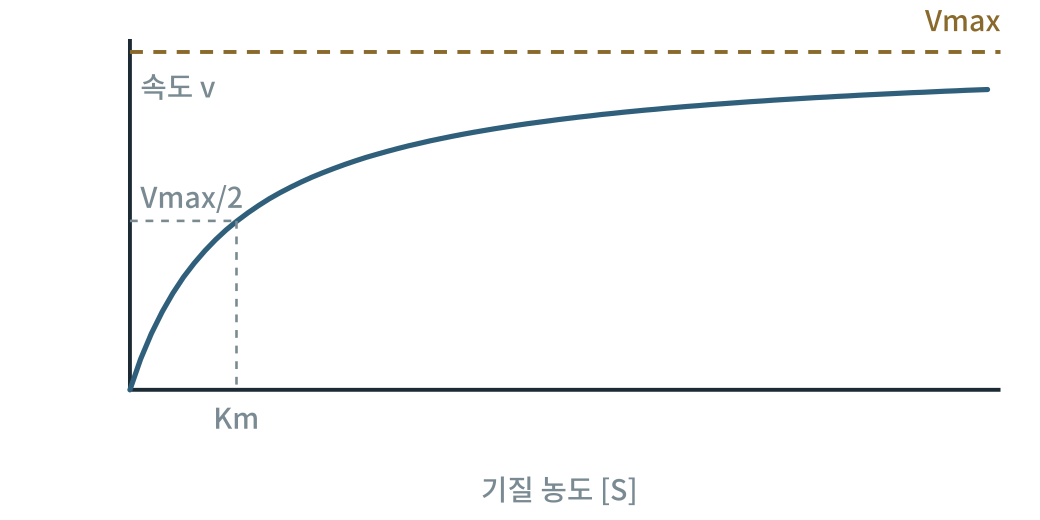
#> input picture obese2/figures2/out/그림40-1.png, 2079 x 1040 px (shown at 1/2 size)
$ python fig40-1.py
#> lines starting #> are read from the running program, lines starting #| are printed output that depends on the picture
### obese2/figures/scripts/figlib.py
# -*- coding: utf-8 -*-
"""생물·의학 대중서 그림 생성 라이브러리 (좌표 명시 SVG) — biofig_kit (원본: 「인삼과 암치유」 2026-09)

좌표계: viewBox 폭 800, 출력 폭 120mm  →  1단위 = 0.15mm = 0.425pt
  · 글자 최소 22단위(≈9.4pt).  book1.md 기준(700폭에서 18 = 8.2pt)보다 엄격하다.
  · 제목 26 이상, 수치 강조 28 이상 권장.
모든 글자의 예상 경계상자를 기록해 두었다가 save() 때
  ① 글자↔글자 겹침  ② 캔버스 밖 넘침  ③ 상자 넘침(tbox)  ④ 글자 위에 나중에 그린 불투명 도형
을 검사해 WARN에 쌓는다.  report()가 0건이어야 완성이다.

색 규칙(책 전체 통일, 흑백 인쇄에서도 명도 차로 구분):
  정상세포·일반구조 = BLUE 계열,  암세포 = WARM 계열,  면역세포 = GREEN 계열,
  인삼·진세노사이드 = GOLD 계열,  보조선·주석 = GRAY
"""
import os, math

UNIT_PT = 120.0 / 800 * 72 / 25.4
MIN_FS = 22
FONT = "'Noto Sans CJK KR',sans-serif"

INK    = '#1b2a33'
BLUE   = '#2f5f7a'; LBLUE = '#dbe7ee'; FILL = '#eef3f6'
GRAY   = '#7a8a92'; LGRAY = '#f2f4f5'; MGRAY = '#c9d1d5'
WARM   = '#9c4f2e'; LWARM = '#f3e3da'; MWARM = '#d9a48a'
GREEN  = '#3b6a4f'; LGREEN = '#e1ede5'; MGREEN = '#9cc0a9'
GOLD   = '#8a6a2c'; LGOLD = '#f3ead6'; MGOLD = '#d6bd84'
WHITE  = '#ffffff'

WARN = []


def _w(s, fs):
    """문자열 렌더링 폭 추정(단위). 한글·한자=1.0em, 영문·숫자=0.58em, 좁은 기호=0.32em"""
    t = 0.0
    for c in s:
        o = ord(c)
        if o > 0x1100 and not (0x2000 <= o <= 0x206f):
            t += 1.0
        elif c == ' ':
            t += 0.32
        elif c in 'ilj.,·|()[]:;\'"!':
            t += 0.32
        elif c in 'mwMW':
            t += 0.85
        else:
            t += 0.58
    return t * fs


def _ov(a, b):
    ix = min(a[2], b[2]) - max(a[0], b[0])
    iy = min(a[3], b[3]) - max(a[1], b[1])
    if ix <= 0 or iy <= 0:
        return 0.0
    sa = (a[2] - a[0]) * (a[3] - a[1]); sb = (b[2] - b[0]) * (b[3] - b[1])
    return ix * iy / max(1e-6, min(sa, sb))


class Fig:
    def __init__(self, name, h, w=800):
        self.name, self.w, self.h = name, w, h
        self.parts = []
        self.texts = []      # (box, s, order)
        self.shapes = []     # (box, order)  불투명 도형
        self.order = 0
        self.minfs = 999

    def _add(self, svg, box=None, opaque=False):
        self.parts.append(svg)
        if box and opaque:
            self.shapes.append((box, self.order))
        self.order += 1

    # ── 기본 도형 ──────────────────────────────────────────────
    # [17 lines left out: functions rect, circle, ellipse, not called in this run]

    def line(self, x1, y1, x2, y2, stroke=GRAY, sw=2, dash=None):
        d = f' stroke-dasharray="{dash}"' if dash else ''
        self._add(f'<line x1="{x1}" y1="{y1}" x2="{x2}" y2="{y2}" stroke="{stroke}" stroke-width="{sw}"{d}/>')

    def path(self, d, stroke=BLUE, sw=2.5, fill='none', dash=None, opacity=1):
        da = f' stroke-dasharray="{dash}"' if dash else ''
        op = f' opacity="{opacity}"' if opacity != 1 else ''
        self._add(f'<path d="{d}" fill="{fill}" stroke="{stroke}" stroke-width="{sw}" '
                  f'stroke-linejoin="round" stroke-linecap="round"{da}{op}/>')

    # [4 lines left out: function poly, not called in this run]

    def raw(self, svg):
        """직접 작성한 SVG 조각(겹침 검사 대상 아님 — 글자는 반드시 text()로 넣을 것)"""
        self._add(svg)

    def text(self, x, y, s, fs=24, weight=400, anchor='middle', color=INK, italic=False, check=True):
        if fs < MIN_FS:
            WARN.append(f'{self.name}: 글자 크기 {fs} < {MIN_FS} «{s[:20]}»')
            fs = MIN_FS
        self.minfs = min(self.minfs, fs)
        it = ' font-style="italic"' if italic else ''
        esc = s.replace('&', '&amp;').replace('<', '&lt;').replace('>', '&gt;')
        w = _w(s, fs)
        x0 = x - w / 2 if anchor == 'middle' else (x - w if anchor == 'end' else x)
        box = (x0, y - fs * 0.80, x0 + w, y + fs * 0.18)
        if check:
            self.texts.append((box, s, self.order))
        self._add(f'<text x="{x}" y="{y}" font-family="{FONT}" font-size="{fs}" font-weight="{weight}" '
                  f'text-anchor="{anchor}" fill="{color}"{it}>{esc}</text>')
        return box

    # [83 lines left out: functions lines, arrow, carrow, inhibit, tbox, callout and 3 more, not called in this run]

    # ── 저장 ──────────────────────────────────────────────────
    def _check(self):
        T = self.texts
        for i in range(len(T)):
            for j in range(i + 1, len(T)):
                r = _ov(T[i][0], T[j][0])
                if r > 0.06:
                    WARN.append(f'{self.name}: 글자 겹침 {r:.0%} «{T[i][1][:16]}» ↔ «{T[j][1][:16]}»')
        for box, s, o in T:
            if box[0] < 2 or box[2] > self.w - 2 or box[1] < 2 or box[3] > self.h - 2:
                WARN.append(f'{self.name}: 캔버스 넘침 «{s[:20]}» x{box[0]:.0f}~{box[2]:.0f} y{box[1]:.0f}~{box[3]:.0f}')
            for sb, so in self.shapes:
                if so > o and _ov(box, sb) > 0.25:
                    WARN.append(f'{self.name}: 글자가 나중 도형에 가려짐 «{s[:20]}»')

    def save(self, outdir):
        self._check()
        mm_h = self.h / self.w * 120
        svg = (f'<svg xmlns="http://www.w3.org/2000/svg" viewBox="0 0 {self.w} {self.h}" '
               f'width="120mm" height="{mm_h:.1f}mm">'
               f'<rect x="0" y="0" width="{self.w}" height="{self.h}" fill="#ffffff"/>'
               + ''.join(self.parts) + '</svg>')
        os.makedirs(outdir, exist_ok=True)
        open(os.path.join(outdir, self.name), 'w', encoding='utf-8').write(svg)
        return self.name, self.minfs * UNIT_PT


# [18 lines left out: functions point_in_poly, contain, not called in this run]


def report(prefix=''):
    W = [w for w in WARN if w.startswith(prefix)] if prefix else WARN
    if W:
        print(f'⚠ 경고 {len(W)}건:')
        for w in W:
            print('  ', w)
    else:
        print('✓ 겹침·넘침·글자크기 경고 0건')
    return len(W)

### obese2/figures2/scripts/fig40-1.py
# -*- coding: utf-8 -*-
import os, sys
sys.path.insert(0, os.path.dirname(os.path.abspath(__file__)))
import figlib as F
from figlib import Fig, INK, BLUE, LBLUE, GRAY, WARM, LWARM, GREEN, LGREEN, GOLD, LGOLD
here = os.path.dirname(os.path.abspath(__file__)); OUT = os.path.join(here, "..", "svg")
f = Fig('fig40-1.svg', 400)
f.line(100,30,100,300,INK,3); f.line(100,300,770,300,INK,3)
f.line(100,40,770,40,GOLD,3,'10 8')
pts=[]
for k in range(0,81):
    S=k/10.0; pts.append((100+S/8*660, 300-260*S/(1+S)))
d='M '+' L '.join(f'{x:.1f} {y:.1f}' for x,y in pts)
f.path(d,BLUE,4)
f.line(100,170,182,170,GRAY,2,'6 6'); f.line(182,170,182,300,GRAY,2,'6 6')
f.text(770,24,'Vmax',22,'normal','end',GOLD)
f.text(108,160,'Vmax/2',22,'normal','start',GRAY)
f.text(182,330,'Km',22,'normal','middle',GRAY)
f.text(430,385,'기질 농도 [S]',22,'normal','middle',GRAY)
f.text(108,75,'속도 v',22,'normal','start',GRAY)
print(f.save(OUT)); F.report()
import cairosvg
from PIL import Image
o = os.path.join(here, '..', 'out')
cairosvg.svg2png(url=os.path.join(OUT, 'fig40-1.svg'), write_to=os.path.join(o, '그림40-1.png'), output_width=2079, background_color='white')
#> (this line was passed over: cairosvg is not available in this run)
Image.open(os.path.join(o, '그림40-1.png')).convert('L').save(os.path.join(o, '그림40-1-흑백.png'))
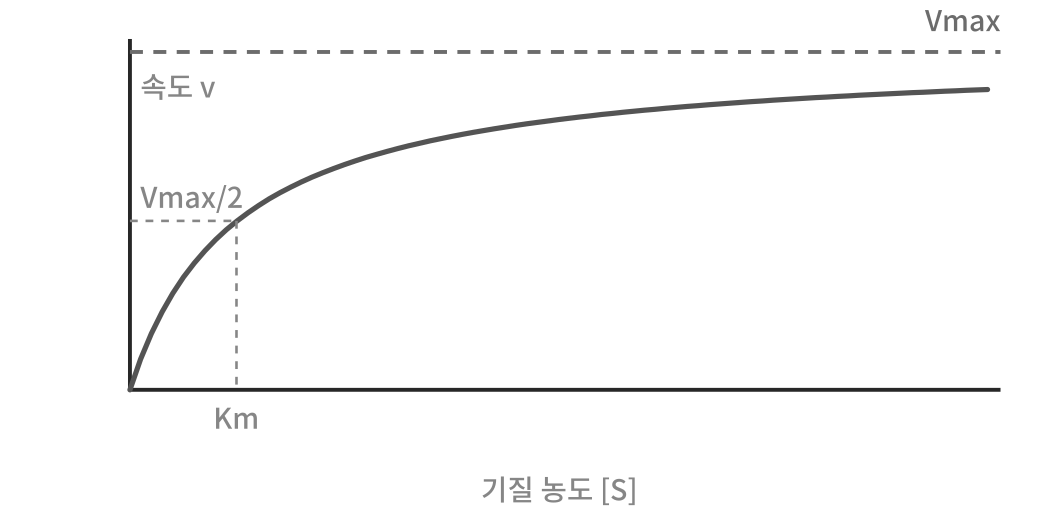
#> saved as 그림40-1-흑백.png: PIL image 2079x1040 L (shown at 1/2 size); min 39, max 255, mean 250.2

$ run again, with obese2/figures2/out/그림1-1.png copied over obese2/figures2/out/그림40-1.png
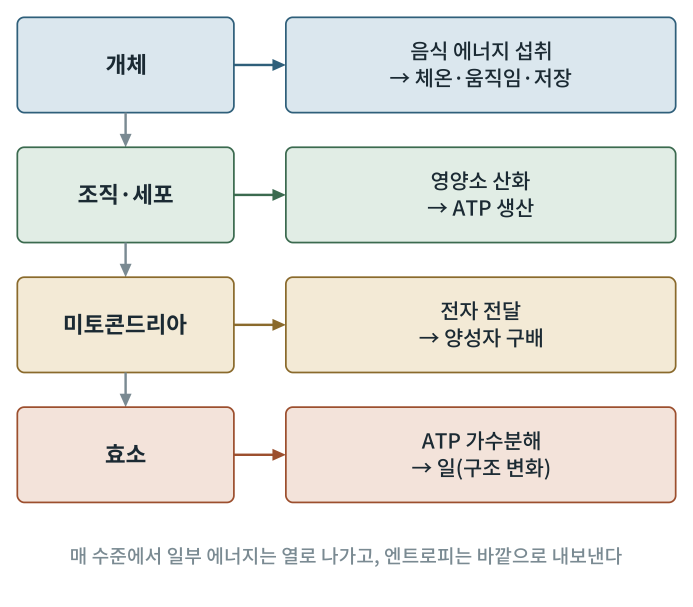
#> input picture obese2/figures2/out/그림1-1.png, 2079 x 1819 px (shown at 1/3 size)
#> `Image.open(os.path.join(o, '그림40-1.png')).convert('L').save(os.path.jo..`:
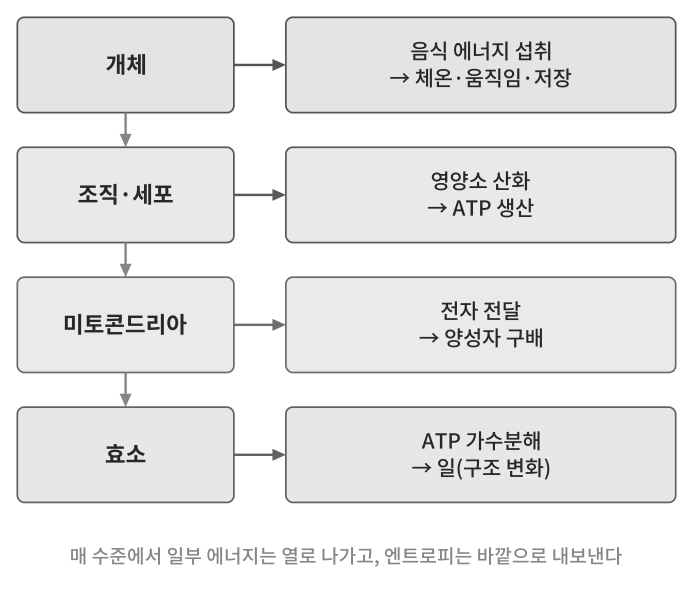
#> saved as 그림40-1-흑백.png: PIL image 2079x1819 L (shown at 1/3 size); min 39, max 255, mean 233.6

$ run again, with obese2/figures2/out/그림10-1.png copied over obese2/figures2/out/그림40-1.png
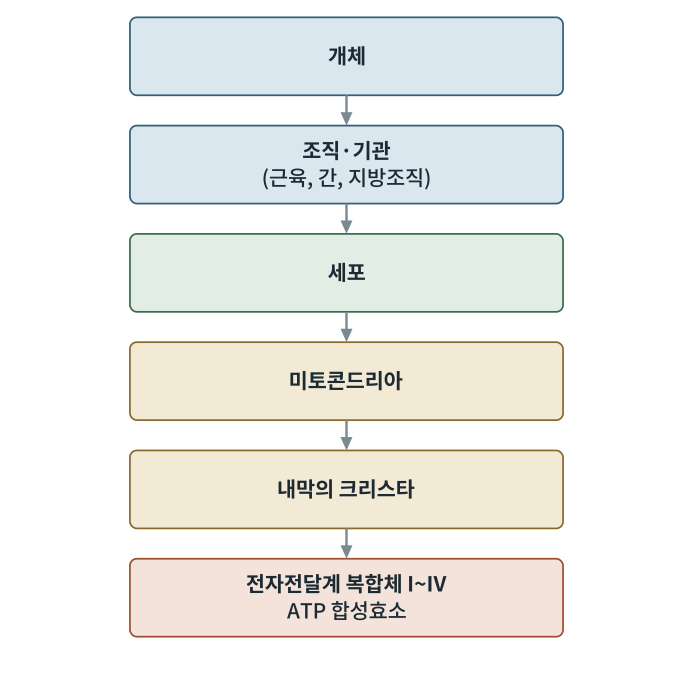
#> input picture obese2/figures2/out/그림10-1.png, 2079 x 2053 px (shown at 1/3 size)
#> `Image.open(os.path.join(o, '그림40-1.png')).convert('L').save(os.path.jo..`:
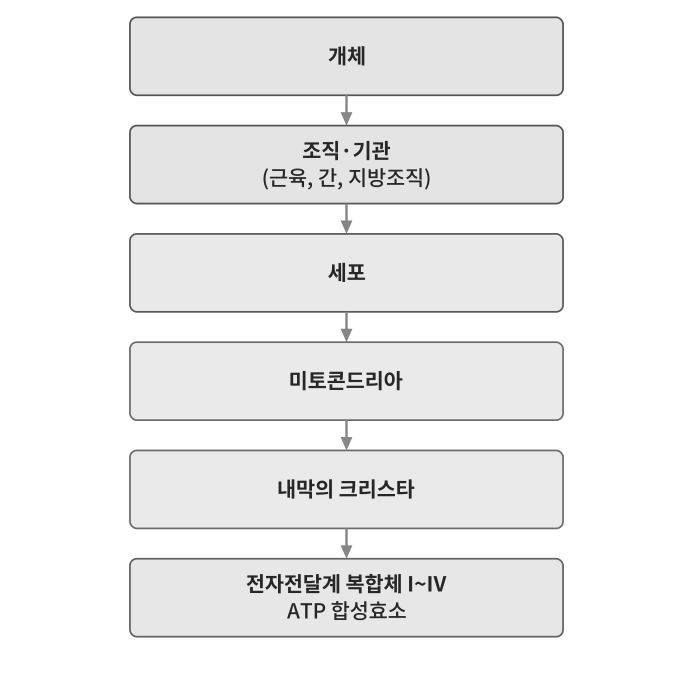
#> saved as 그림40-1-흑백.png: PIL image 2079x2053 L (shown at 1/3 size); min 39, max 255, mean 239.1

$ run again, with obese2/figures2/out/그림10-2.png copied over obese2/figures2/out/그림40-1.png
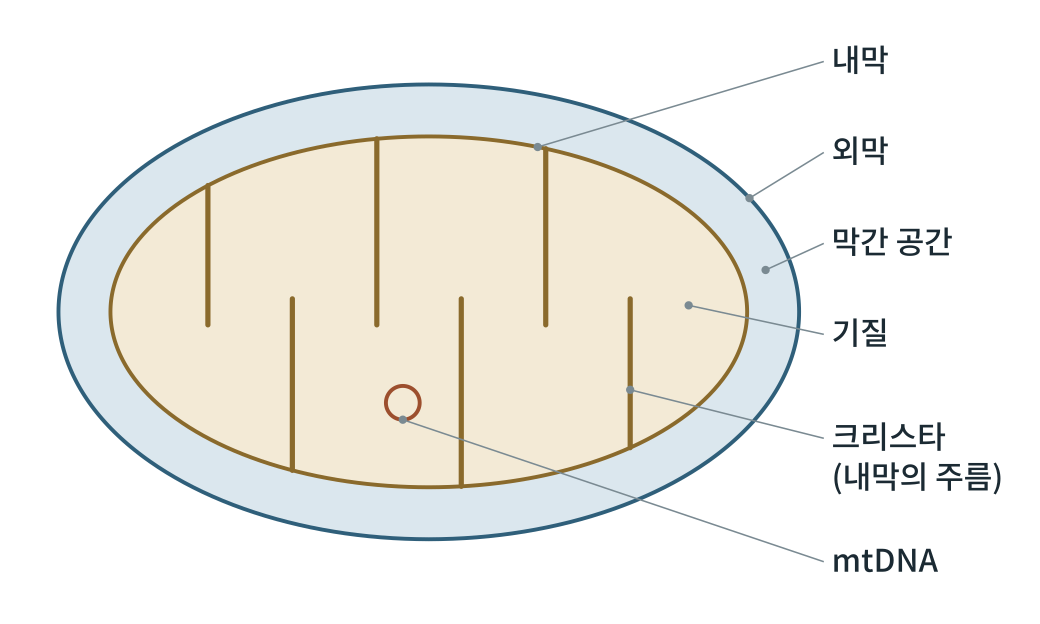
#> input picture obese2/figures2/out/그림10-2.png, 2079 x 1247 px (shown at 1/2 size)
#> `Image.open(os.path.join(o, '그림40-1.png')).convert('L').save(os.path.jo..`:
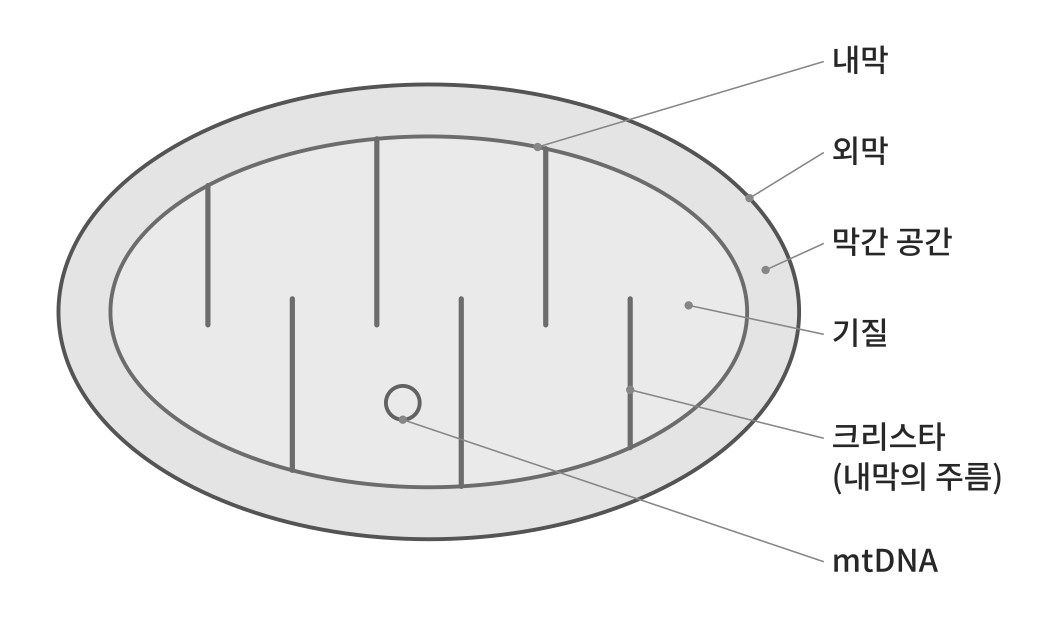
#> saved as 그림40-1-흑백.png: PIL image 2079x1247 L (shown at 1/2 size); min 39, max 255, mean 239.2
